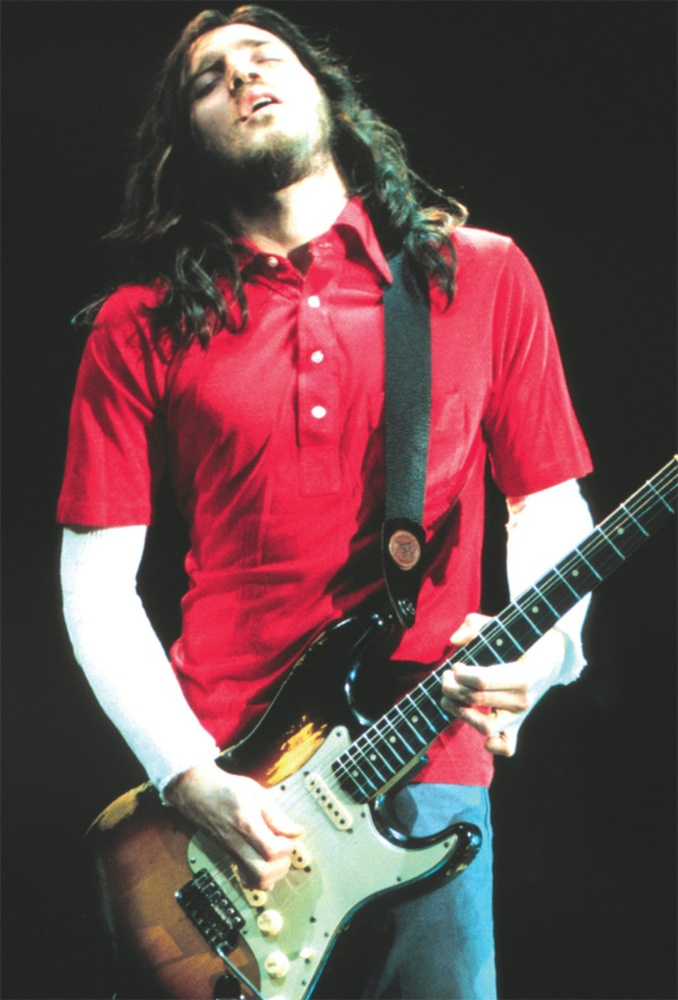
#> input picture john1.jpg, 678 x 1000 px, shrunk from 813 x 1200 before the run
$ python rotate.py
#> lines starting #> are read from the running program, lines starting #| are printed output that depends on the picture
import numpy as np
import argparse
import imutils
import cv2

##ap = argparse.ArgumentParser()
##ap.add_argument("-i", "--image", required = True,
##	help = "path to the image")
##args = vars(ap.parse_args())

image = cv2.imread("john1.jpg") #use always the same image in folder
#> image is the input picture: shape (1000, 678, 3); mean B, G, R 77.2, 75.8, 105
cv2.imshow("Orginal", image)

(h, w) = image.shape[:2]
#> h = 1000; w = 678
center = (w // 2, h // 2)
#> center = (339, 500)

M = cv2.getRotationMatrix2D(center, 45, 1.0)
rotated = cv2.warpAffine (image, M, (w, h))
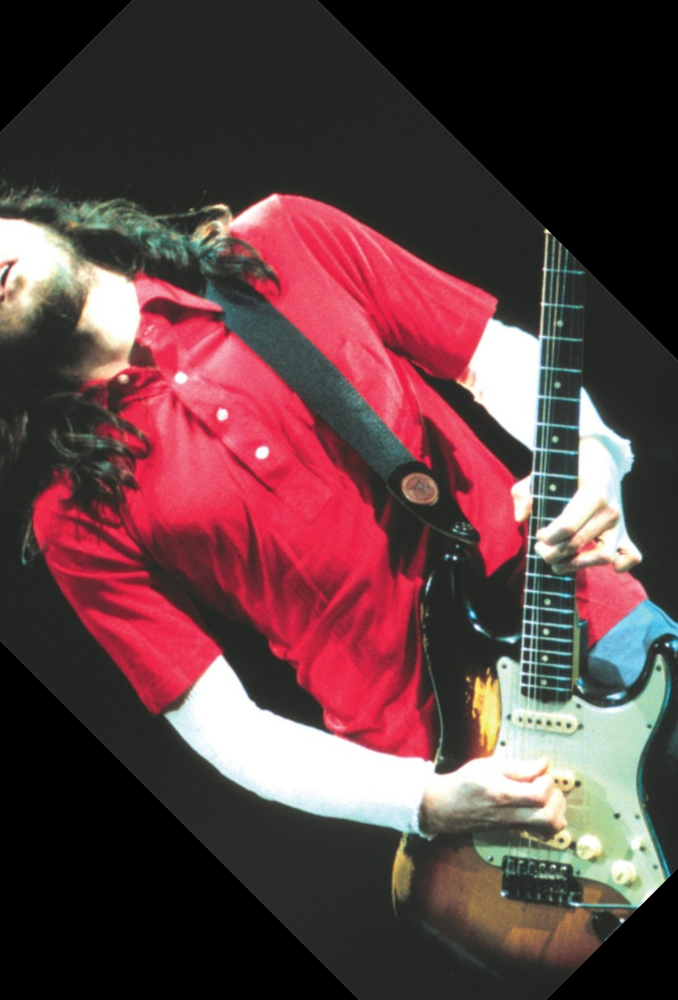
#> rotated: shape (1000, 678, 3); mean B, G, R 65.8, 63.9, 94.2
cv2.imshow("Rotated by 45 Degrees", rotated)

M = cv2.getRotationMatrix2D(center, -90, 1.0)
rotated = cv2.warpAffine(image, M, (w, h))
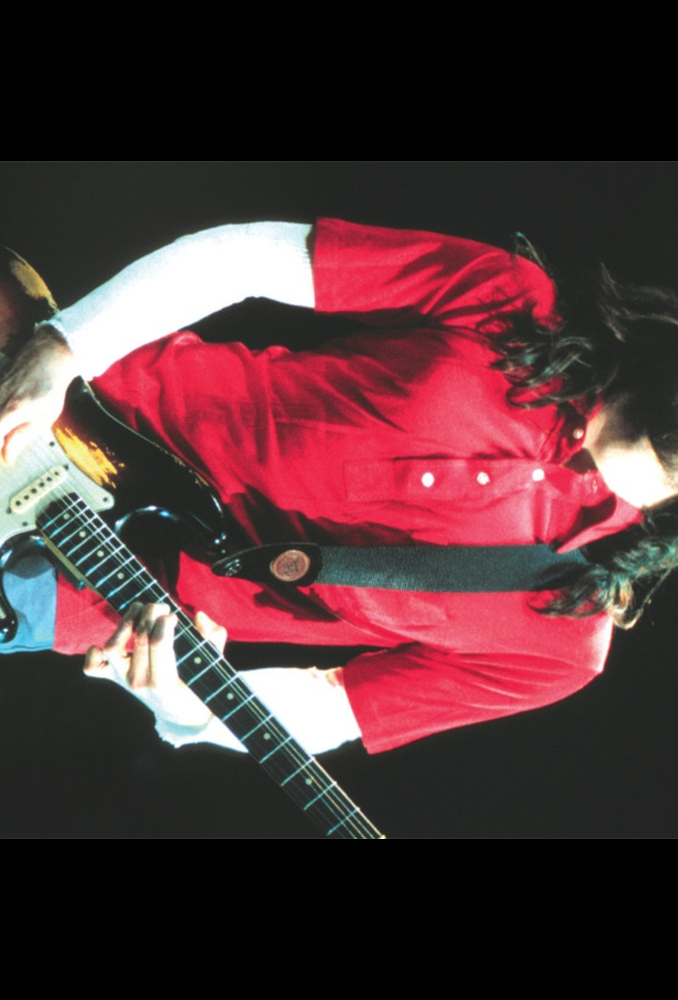
#> rotated: shape (1000, 678, 3); mean B, G, R 55.1, 51.5, 82.2
cv2.imshow("Rotated by -90 Degrees", rotated)
cv2.waitKey(0)
